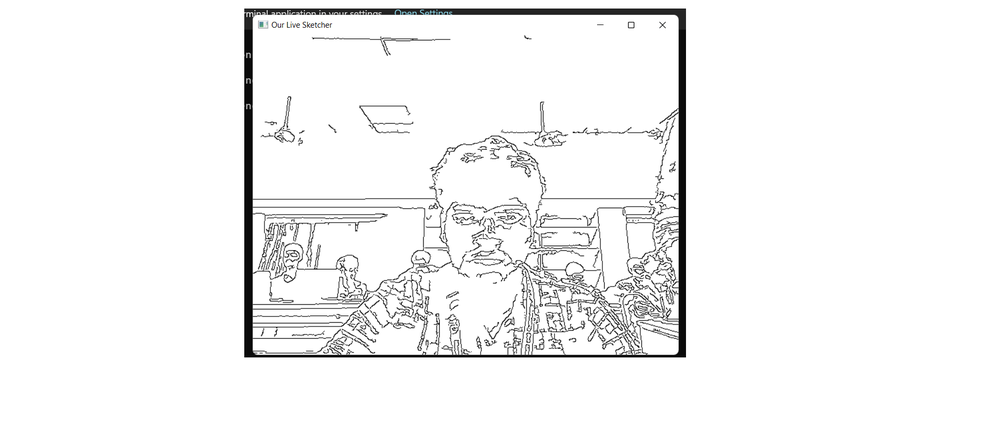
#> input picture Live_pencil_sketch.png, 1000 x 432 px, shrunk from 1879 x 811 before the run, given in place of the camera
$ python live_pencil_sketch.py
#> lines starting #> are read from the running program, lines starting #| are printed output that depends on the picture; after the words box and inside, x2 and y2 are one past the last pixel; in counts of white or black regions, pixels touching at a corner belong together
#> further down, frame is the input picture: shape (432, 1000, 3); mean B, G, R 244.2, 244.1, 244.1
import cv2
import numpy as np

def sketch(image):
    img_gray = cv2.cvtColor(image, cv2.COLOR_BGR2GRAY)
    img_gray_blur = cv2.GaussianBlur(img_gray,(5,5),0)
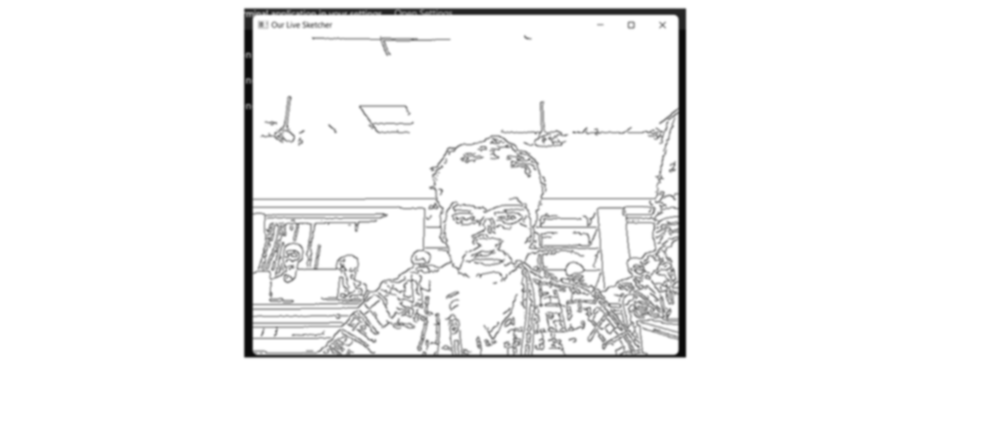
#> img_gray_blur: shape (432, 1000); min 10, max 255, mean 244.1
    canny_edges = cv2.Canny(img_gray_blur, 18, 70)
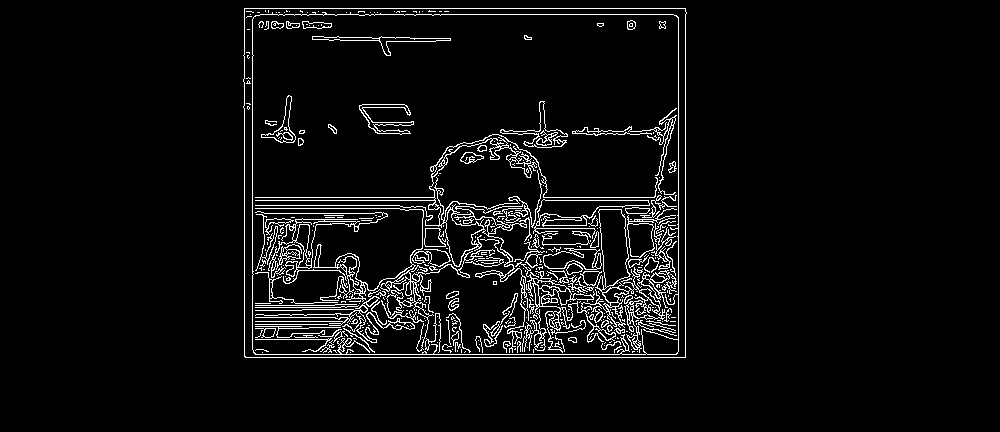
#> canny_edges: shape (432, 1000); 5% white in thin lines or dots, all inside (x1, y1, x2, y2) = (243, 8, 687, 358)
    ret, mask = cv2.threshold(canny_edges, 70, 255, cv2.THRESH_BINARY_INV)
    return mask
cap = cv2.VideoCapture(0)
while True:
    ret, frame = cap.read()
    cv2.imshow('Our Live Sketcher',sketch(frame))
    if cv2.waitKey(1) == 13:
#> (key Esc is pressed here)
        break
cap.release()
cv2.destroyAllWindows()
